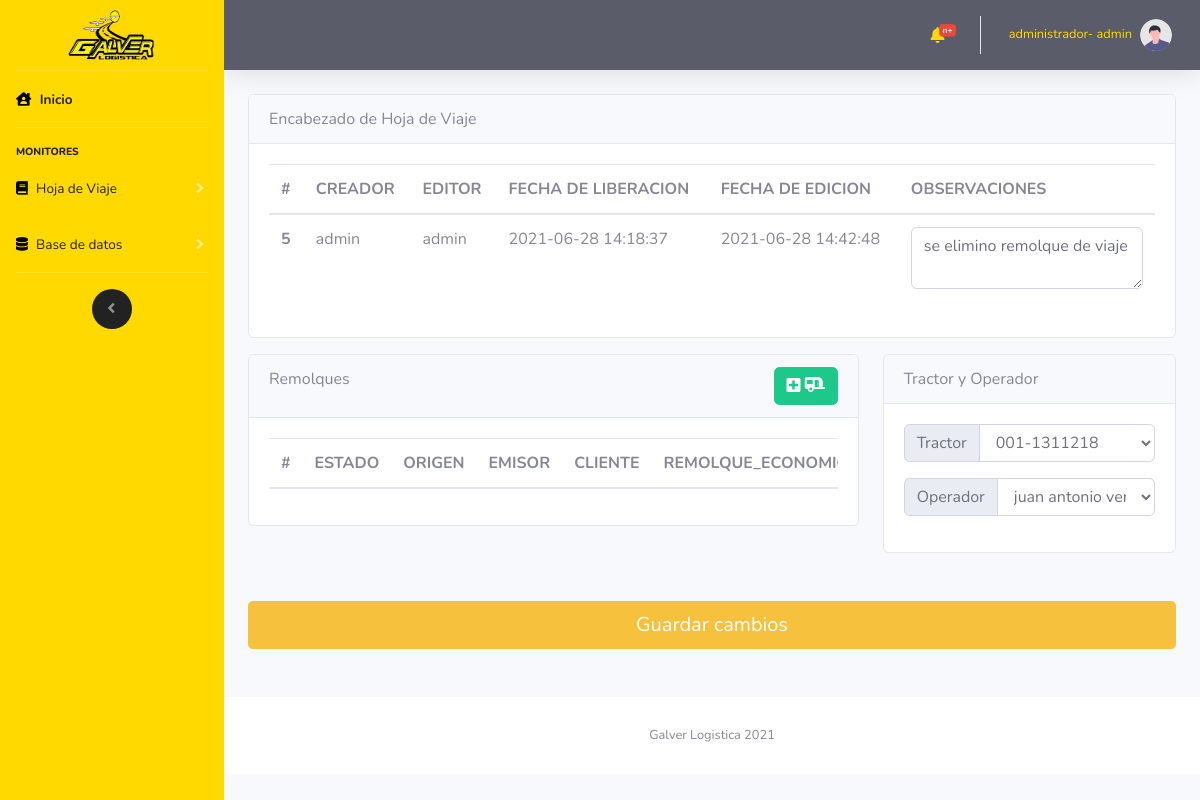
The page /vistas/HDV_ArriboEdicion.php?id=5 (signed in) on the database as committed earlier.
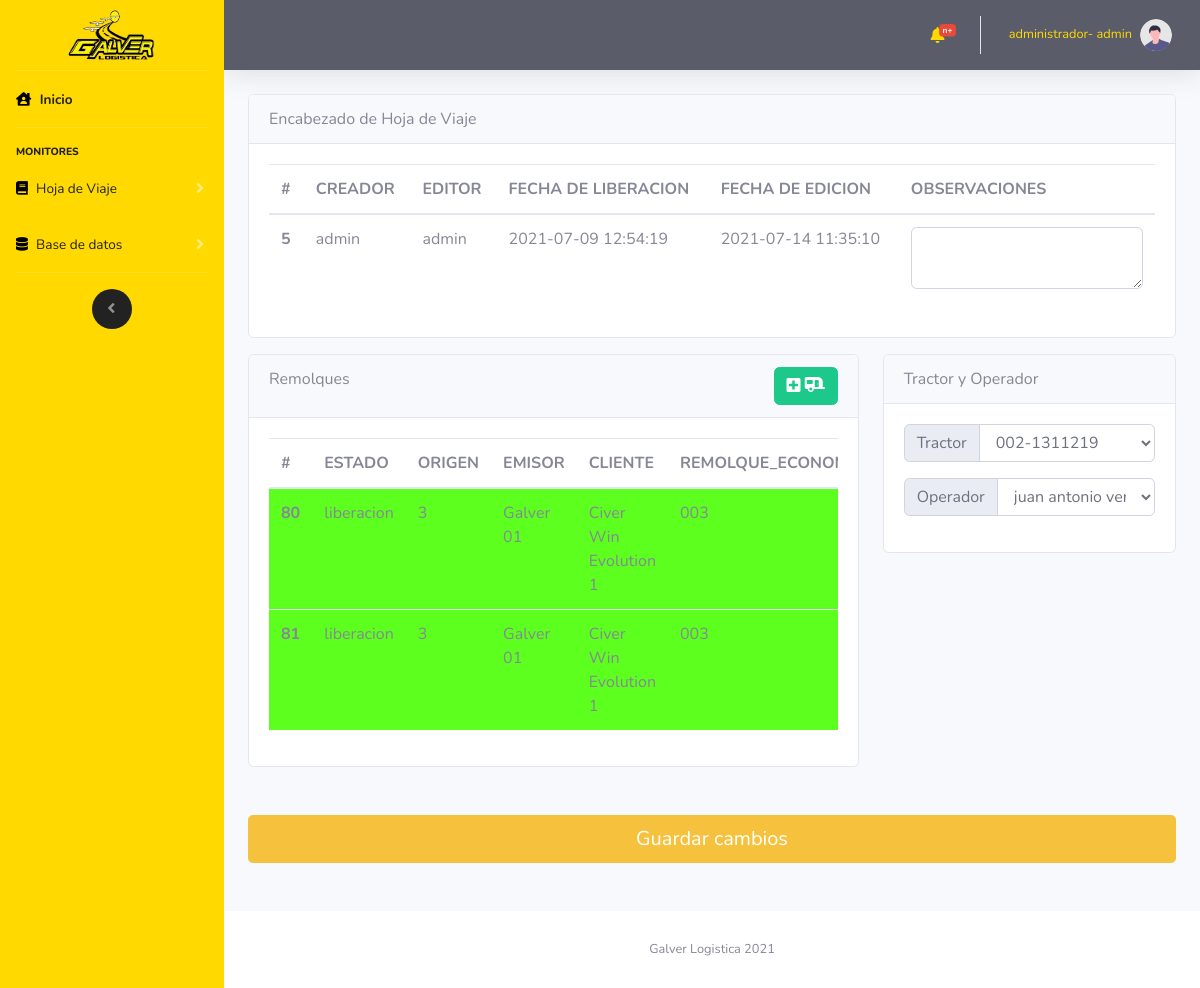
The same page on the database as committed later.
### tables this page shows
CREATE TABLE `hoja_de_viaje` (
  `id_hojaDeViaje` int(11) NOT NULL,
  `id_creador` int(11) NOT NULL,
  `id_editor` int(11) NOT NULL,
  `hojaDeViaje_fechaDeLiberacion` datetime NOT NULL,
  `hojaDeViaje_fechaDeEdicion` datetime NOT NULL,
  `hojaDeViaje_observaciones` varchar(500) NOT NULL,
  `hojaDeViaje_tipoDeViaje` int(11) NOT NULL,
  `hojaDeViaje_estadoDeViaje` int(11) NOT NULL
);

CREATE TABLE `viaje` (
  `id_viaje` int(11) NOT NULL,
  `id_hojaDeViaje` int(11) NOT NULL,
  `id_viajeEstado` int(11) NOT NULL,
  `id_empresaEmisora` int(11) NOT NULL,
  `id_empresaReceptora` int(11) NOT NULL,
  `id_carga` int(11) NOT NULL,
  `id_unidadDeMedida` int(11) NOT NULL,
  `viaje_fechaDeArribo` datetime NOT NULL,
  `viaje_fechaDeCarga` datetime NOT NULL,
  `viaje_fechaDeLlegadaDeDescarga` datetime NOT NULL,
  `viaje_fechaDeDescarga` datetime NOT NULL,
  `viaje_cargaCantidad` double NOT NULL,
  `viaje_cargaProporcionUM` double NOT NULL,
  `id_remolque` int(11) NOT NULL,
  `id_remolqueServicio` int(11) NOT NULL,
  `viaje_talon1` varchar(40) NOT NULL,
  `viaje_talon2` varchar(40) NOT NULL,
  `viaje_origen` varchar(500) NOT NULL,
  `viaje_destino` varchar(500) NOT NULL,
  `viaje_folioDeCarga` varchar(50) NOT NULL,
  `viaje_folioDeBascula` varchar(50) NOT NULL,
  `viaje_observacion_carga` varchar(500) NOT NULL,
  `viaje_sellos` varchar(300) NOT NULL
);

CREATE TABLE `viaje_estado` (
  `id_viajeEstado` int(11) NOT NULL,
  `viajeEstado_nombre` varchar(20) NOT NULL,
  `viajeEstado_descripcion` varchar(500) NOT NULL,
  `color_tr` varchar(30) NOT NULL
);

CREATE TABLE `empresa_emisora` (
  `empresaEmisoraId` int(11) NOT NULL,
  `usuarioId` int(11) NOT NULL,
  `empresaEmisoraNombre` varchar(100) NOT NULL,
  `empresaEmisoraRFC` varchar(50) NOT NULL,
  `empresaEmisoraDireccion` varchar(250) NOT NULL,
  `empresaEmisoraTelefonoFijo1` int(11) NOT NULL,
  `empresaEmisoraTelefonoFijo2` int(11) NOT NULL,
  `empresaEmisoraTelefonoCelular1` int(11) NOT NULL,
  `empresaEmisoraTelefonoCelular2` int(11) NOT NULL,
  `empresaEmisoraCorreo` varchar(200) NOT NULL,
  `empresaEmisoraFechaDeCreacion` datetime NOT NULL,
  `empresaEmisoraDescripcion` varchar(2500) NOT NULL,
  `empresaEmisoraCP` varchar(50) NOT NULL
);

CREATE TABLE `empresa_receptora` (
  `empresaReceptoraId` int(11) NOT NULL,
  `empresaReceptoraNombre` varchar(100) NOT NULL,
  `empresaReceptoraRFC` varchar(50) NOT NULL,
  `empresaReceptoraDireccion` varchar(250) NOT NULL,
  `empresaReceptoraTelefonoFijo1` int(11) NOT NULL,
  `empresaReceptoraTelefonoFijo2` int(11) NOT NULL,
  `empresaReceptoraTelefonoCelular1` int(11) NOT NULL,
  `empresaReceptoraTelefonoCelular2` int(11) NOT NULL,
  `empresaReceptoraCorreo` varchar(200) NOT NULL,
  `usuarioId` int(11) NOT NULL,
  `empresaReceptoraFechaDeCreacion` datetime NOT NULL,
  `empresaReceptoraDescripcion` varchar(2500) NOT NULL,
  `empresaReceptoraCP` int(11) NOT NULL
);

CREATE TABLE `remolque` (
  `remolquePlaca` varchar(50) NOT NULL,
  `remolqueEconomico` varchar(500) NOT NULL,
  `remolqueID` int(11) NOT NULL,
  `remolqueFechaCreacion` datetime NOT NULL,
  `usuarioId` int(11) NOT NULL
);

### controlador/modulos/hojaDeViaje/arribo/hojaDeViajeArriboEdicion.php (called while the page is built, shortened)
<?php
    $hojaDeViaje=obtenerArrayHojaDeViaje($mysqli,$id);
    $viaje=obtenerViaje($mysqli,$id);
    function obtenerArrayHojaDeViaje($mysqli,$id)
    {
        $result = $mysqli->query(
            "SELECT id_hojaDeViaje, id_creador,
            (SELECT usuarioNombre FROM usuario WHERE usuarioId = hoja_de_viaje.id_creador LIMIT 1)AS CREADOR, id_editor,
            (SELECT usuarioNombre FROM usuario WHERE usuarioId = hoja_de_viaje.id_editor LIMIT 1)AS EDITOR,
            hojaDeViaje_fechaDeLiberacion, hojaDeViaje_fechaDeEdicion, hojaDeViaje_observaciones
            FROM `hoja_de_viaje` WHERE id_hojaDeViaje =".$id
        );
        while ($filas =$result->fetch_assoc())
        {
            return $filas;
            break;
        }
    }
    function obtenerViaje($mysqli,$id)
    {
        $result = $mysqli->query(
            "SELECT
            viaje.id_viaje,
            viaje.id_hojaDeViaje,
            viaje_estado.viajeEstado_nombre AS ESTADO,
            viaje_estado.color_tr AS ESTADO_TR,
            empresa_emisora.empresaEmisoraId,
            empresa_emisora.empresaEmisoraNombre AS
            EMISOR, empresa_receptora.empresaReceptoraId,
            empresa_receptora.empresaReceptoraNombre AS CLIENTE, viaje.id_carga, carga.cargaNombre AS CARGA,
            viaje.viaje_cargaCantidad, viaje.id_unidadDeMedida, carga_unidad_de_medida.cargaUnidadDeMedidaNombre AS UNIDAD,
            viaje.viaje_cargaProporcionUM, viaje.id_remolque, remolque.remolqueEconomico AS REMOLQUE_ECONOMICO,
            remolque.remolquePlaca AS REMOLQUE_PLACAS, viaje.id_remolqueServicio,
            remolque_carga.remolqueCargaServicio AS REMOLQUE_SERVICIO, remolque_carga.remolqueCargaImpuesto AS REMOLQUE_SERVICIO_IMPUESTO,
            viaje.viaje_talon1, viaje.viaje_talon2, viaje.viaje_origen FROM viaje
            INNER JOIN viaje_estado ON viaje_estado.id_viajeEstado = viaje.id_viajeEstado
            INNER JOIN empresa_emisora ON empresa_emisora.empresaEmisoraId = viaje.id_empresaEmisora
            INNER JOIN empresa_receptora ON empresa_receptora.empresaReceptoraId = viaje.id_empresaReceptora
            INNER JOIN carga ON carga.cargaId = viaje.id_carga
            INNER JOIN carga_unidad_de_medida ON carga_unidad_de_medida.cargaUnidadDeMedidaID =viaje.id_unidadDeMedida
            INNER JOIN remolque ON remolque.remolqueID = viaje.id_remolque
            INNER JOIN remolque_carga ON remolque_carga.remolqueCargaId = viaje.id_remolqueServicio
            WHERE viaje.id_hojaDeViaje =
            ".$id
        );
        $viaje=[];
        while ($filas =$result->fetch_assoc())
        {
            $viaje[]=$filas;
        }
        return $viaje;
    }
?>

### vistas/HDV_ArriboEdicion.php (the view, shortened to what the rows shown need)
<?php
    $id=$_GET['id'];
    include "../import/componentes/hojaDeViaje/hdv_a_e.php";
    include "../import/componentes/navbarLateral.php";
    include "../import/componentes/navbarHorizontal.php";
    include "../controlador/coneccion/config.php";
    include "../controlador/modulos/hojaDeViaje/arribo/hojaDeViajeArriboEdicion.php";
?>
<div class="container-fluid">
    <div class="card mb-3">
        <div class="card-body">
            <div class="table-responsive">
                <table class="table">
                    <thead>
                        <tr>
                            <th scope="col">#</th>
                            <th scope="col">CREADOR</th>
                            <th scope="col">EDITOR</th>
                            <th scope="col">FECHA DE LIBERACION</th>
                            <th scope="col">FECHA DE EDICION</th>
                            <th scope="col">OBSERVACIONES</th>
                        </tr>
                    </thead>
                    <tbody>
                        <tr>
                            <th scope="row"><?php echo $hojaDeViaje['id_hojaDeViaje'];?></th>
                            <td><?php echo $hojaDeViaje['CREADOR'];?></td>
                            <td><?php echo $hojaDeViaje['EDITOR'];?></td>
                            <td><?php echo $hojaDeViaje['hojaDeViaje_fechaDeLiberacion'];?></td>
                            <td><?php echo $hojaDeViaje['hojaDeViaje_fechaDeEdicion'];?></td>
                            <td><textarea class="form-control" aria-label="With textarea"
                                    id="hojaDeViaje_observaciones"><?php echo $hojaDeViaje['hojaDeViaje_observaciones'];?></textarea>
                            </td>
                        </tr>
                    </tbody>
                </table>
            </div>
        </div>
    </div>
    <div class="row mb-5">
        <div class="col-sm-8">
            <div class="card">
                <div class="card-body">
                    <table class="table table-responsive">
                        <thead>
                            <tr>
                                <th scope="col">#</th>
                                <th scope="col">ESTADO</th>
                                <th scope="col">ORIGEN</th>
                                <th scope="col">EMISOR</th>
                                <th scope="col">CLIENTE</th>
                                <th scope="col">REMOLQUE_ECONOMICO</th>
                            </tr>
                        </thead>
                        <tbody>
                            <?php
                                for ($i=0; $i < count($viaje); $i++) {
                            ?>
                            <tr id="tr<?php echo $i+1?>" bgcolor="<?php echo $viaje[$i]['ESTADO_TR'];?>">
                                <th scope="row" id="id_viaje<?php echo $i+1?>"
                                    value="<?php echo $viaje[$i]['id_viaje'];?>"><?php echo $viaje[$i]['id_viaje'];?>
                                </th>
                                <td id="ESTADO<?php echo $i+1?>" value="<?php echo $viaje[$i]['ESTADO'];?>">
                                    <?php echo $viaje[$i]['ESTADO'];?></td>
                                <td id="ORIGEN<?php echo $i+1?>"><?php echo $viaje[$i]['viaje_origen'];?></td>
                                <td id="EMISOR<?php echo $i+1?>"><?php echo $viaje[$i]['EMISOR'];?></td>
                                <td id="CLIENTE<?php echo $i+1?>"><?php echo $viaje[$i]['CLIENTE'];?></td>
                                <td id="REMOLQUE_ECONOMICO<?php echo $i+1?>">
                                    <?php echo $viaje[$i]['REMOLQUE_ECONOMICO'];?></td>
                            </tr>
                            <?php }?>
                        </tbody>
                    </table>
                </div>
            </div>
        </div>
    </div>
    <?php
        include "../import/componentes/footer.php";
        include "../import/componentes/js/main.php";
    ?>

Rows that differ between the two databases and show on the page:
changed hoja_de_viaje id 5: hojaDeViaje_fechaDeLiberacion "2021-06-28 14:18:37" → "2021-07-09 12:54:19"; hojaDeViaje_fechaDeEdicion "2021-06-28 14:42:48" → "2021-07-14 11:35:10"; hojaDeViaje_observaciones "se elimino remolque de viaje" → (not shown)
added viaje: id_viaje "80", id_viajeEstado.viajeEstado_nombre "liberacion", viaje_origen "3", empresa_emisora.empresaEmisoraNombre "Galver 01", empresa_receptora.empresaReceptoraNombre "Civer Win Evolution 1", id_remolque.remolqueEconomico "003"
added viaje: id_viaje "81", id_viajeEstado.viajeEstado_nombre "liberacion", viaje_origen "3", empresa_emisora.empresaEmisoraNombre "Galver 01", empresa_receptora.empresaReceptoraNombre "Civer Win Evolution 1", id_remolque.remolqueEconomico "003"
Other text that changed with them:
form field id_tractor: "001-1311218" → "002-1311219"
